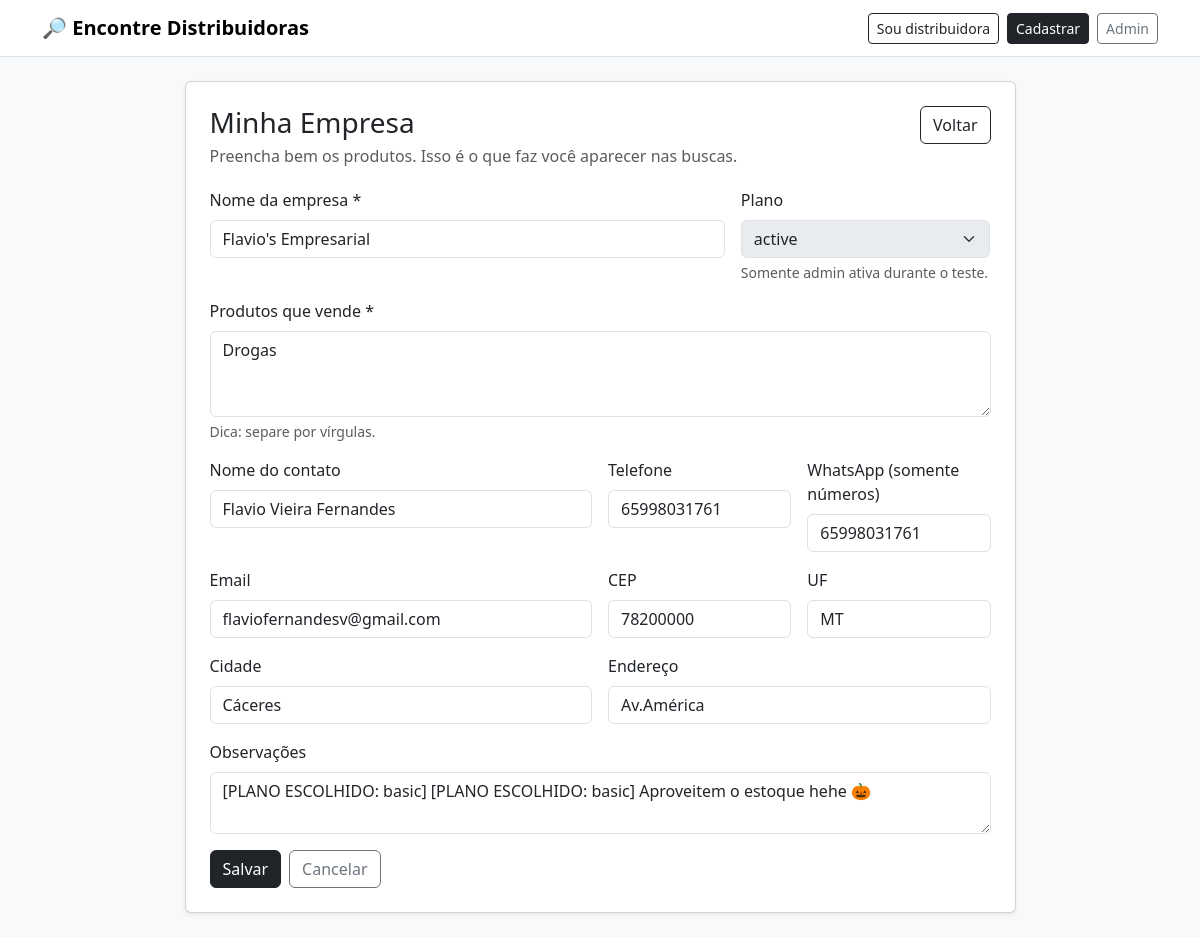
The page /cliente/empresa (signed in) on the database its author committed.
### tables this page shows
CREATE TABLE companies (
      id INTEGER PRIMARY KEY AUTOINCREMENT,
      client_id INTEGER,               -- dono (cliente). pode ser NULL quando criado pelo admin para teste
      name TEXT NOT NULL,
      products TEXT NOT NULL,
      contact_name TEXT,
      phone TEXT,
      whatsapp TEXT,
      email TEXT,
      address TEXT,
      cep TEXT,
      city TEXT,
      state TEXT,
      notes TEXT,

      plan_status TEXT NOT NULL DEFAULT 'inactive',
      created_at TEXT NOT NULL,
      updated_at TEXT NOT NULL,

      FOREIGN KEY(client_id) REFERENCES clients(id)
    );

### app.py (the view, shortened to what this page needs)
@app.route("/cliente/empresa", methods=["GET", "POST"])
@client_required
def client_company_edit():
    db = get_db()
    company = db.execute("SELECT * FROM companies WHERE client_id=?", (session["client_id"],)).fetchone()
    return render_template("client_company_form.html", app_name=APP_NAME, company=company)

### app.py (called while the page is built)
def get_db():
    if "db" not in g:
        g.db = sqlite3.connect(DB_PATH)
        g.db.row_factory = sqlite3.Row
    return g.db

def client_required(fn):
    @wraps(fn)
    def wrapper(*args, **kwargs):
        if not session.get("client_id"):
            return redirect(url_for("client_login", next=request.full_path))
        return fn(*args, **kwargs)
    return wrapper

### templates/client_company_form.html (shortened to what this page needs)
{% extends "base_public.html" %}
{% block content %}
<div class="row justify-content-center">
  <div class="col-lg-9">
    <div class="card shadow-sm">
      <div class="card-body p-4">
        <div class="d-flex justify-content-between align-items-start">
          <div>
            <h3 class="mb-1">Minha Empresa</h3>
            <p class="text-muted mb-0">Preencha bem os produtos. Isso é o que faz você aparecer nas buscas.</p>
          </div>
          <a class="btn btn-outline-dark" href="{{ url_for('client_dashboard') }}">Voltar</a>
        </div>
        <form method="post" class="row g-3 mt-1">
          <div class="col-md-8">
            <label class="form-label">Nome da empresa *</label>
            <input class="form-control" name="name" value="{{ company['name'] if company else '' }}" required>
          </div>
          <div class="col-md-4">
            <label class="form-label">Plano</label>
            <select class="form-select" name="plan_status" disabled>
              <option value="active" {% if company and company['plan_status']=='active' %}selected{% endif %}>active</option>
            </select>
            <div class="text-muted small mt-1">Somente admin ativa durante o teste.</div>
          </div>
          <div class="col-12">
            <label class="form-label">Produtos que vende *</label>
            <textarea class="form-control" name="products" rows="3" required
              placeholder="Ex: bebidas, arroz, óleo, açúcar, material de limpeza...">{{ company['products'] if company else '' }}</textarea>
            <div class="text-muted small mt-1">Dica: separe por vírgulas.</div>
          </div>
          <div class="col-md-6">
            <label class="form-label">Nome do contato</label>
            <input class="form-control" name="contact_name" value="{{ company['contact_name'] if company else '' }}">
          </div>
          <div class="col-md-3">
            <label class="form-label">Telefone</label>
            <input class="form-control" name="phone" value="{{ company['phone'] if company else '' }}">
          </div>
          <div class="col-md-3">
            <label class="form-label">WhatsApp (somente números)</label>
            <input class="form-control" name="whatsapp" value="{{ company['whatsapp'] if company else '' }}" placeholder="65999999999">
          </div>
          <div class="col-md-6">
            <label class="form-label">Email</label>
            <input class="form-control" name="email" value="{{ company['email'] if company else '' }}">
          </div>
          <div class="col-md-3">
            <label class="form-label">CEP</label>
            <input class="form-control" name="cep" value="{{ company['cep'] if company else '' }}">
          </div>
          <div class="col-md-3">
            <label class="form-label">UF</label>
            <input class="form-control" name="state" value="{{ company['state'] if company else '' }}" placeholder="MT">
          </div>
          <div class="col-md-6">
            <label class="form-label">Cidade</label>
            <input class="form-control" name="city" value="{{ company['city'] if company else '' }}" placeholder="Cáceres">
          </div>
          <div class="col-md-6">
            <label class="form-label">Endereço</label>
            <input class="form-control" name="address" value="{{ company['address'] if company else '' }}">
          </div>
          <div class="col-12">
            <label class="form-label">Observações</label>
            <textarea class="form-control" name="notes" rows="2">{{ company['notes'] if company else '' }}</textarea>
          </div>
          <div class="col-12 d-flex gap-2">
            <button class="btn btn-dark" type="submit">Salvar</button>
            <a class="btn btn-outline-secondary" href="{{ url_for('client_dashboard') }}">Cancelar</a>
          </div>
        </form>
      </div>
    </div>
  </div>
</div>
{% endblock %}

### templates/base_public.html (shortened to what this page needs)
<!doctype html>
<html lang="pt-br">
<head>
  <link href="https://cdn.jsdelivr.net/npm/bootstrap@5.3.3/dist/css/bootstrap.min.css" rel="stylesheet">
</head>
<body class="bg-light">
<nav class="navbar navbar-expand-lg navbar-light bg-white border-bottom sticky-top">
  <div class="container">
    <a class="navbar-brand fw-bold" href="{{ url_for('public_index') }}">🔎 {{ app_name }}</a>
    <div class="d-flex gap-2">
      <a class="btn btn-outline-dark btn-sm" href="{{ url_for('client_login') }}">Sou distribuidora</a>
      <a class="btn btn-dark btn-sm" href="{{ url_for('client_register') }}">Cadastrar</a>
      <a class="btn btn-outline-secondary btn-sm" href="{{ url_for('admin_login') }}">Admin</a>
    </div>
  </div>
</nav>
<div class="container py-4">
  {% block content %}{% endblock %}
</div>
</body>
</html>

### rows shown on the page
companies: name "Flavio's Empresarial", plan_status "active", products "Drogas", contact_name "Flavio Vieira Fernandes", phone "65998031761", whatsapp "65998031761", email "flaviofernandesv@gmail.com", cep "78200000", state "MT", city "Cáceres", address "Av.América", notes "[PLANO ESCOLHIDO: basic] [PLANO ESCOLHIDO: basic] Aproveitem o estoque hehe 🎃"

### other values the page prints
{{ app_name }} "Encontre Distribuidoras"
